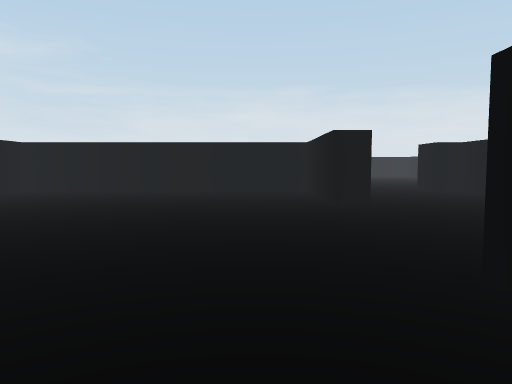
view 1 (above)

24 first-person views from a walk through a 3-D level made in the Unity game engine. The camera is 0.51 m above the floor, tilts 4° down and sees 70° across. The floor is counted in squares, 1 m on a side. Each view is taken from the middle of a square. On the plan, view 1 faces up. The plan holds only what a view shows up to about 9 squares ahead; the rest is blank. The place goes on beyond the plan. The player is left out.

view 2
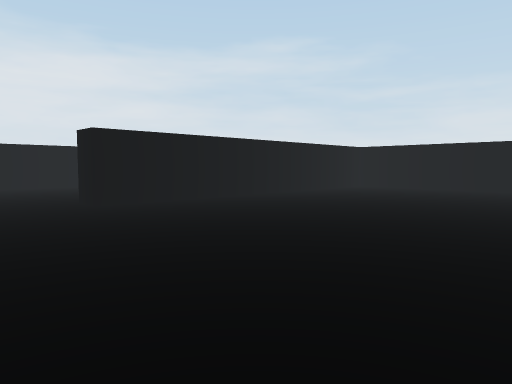

view 3
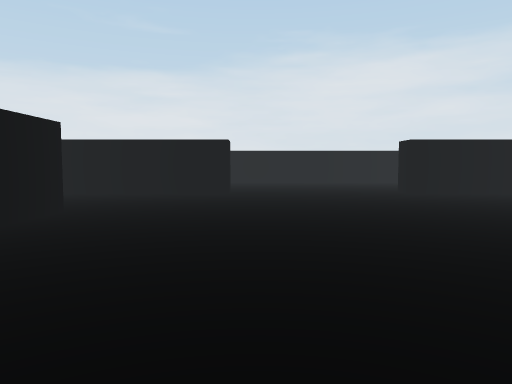

view 4
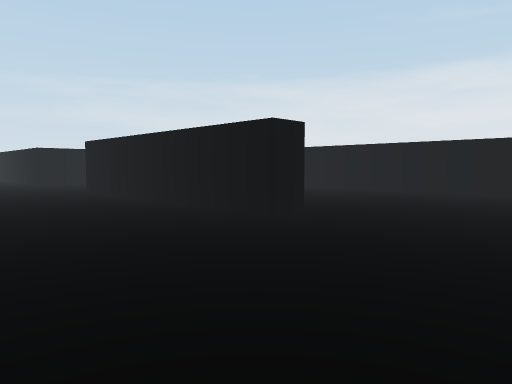

view 5
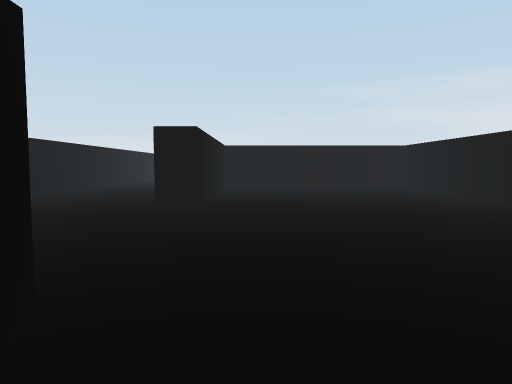

view 6
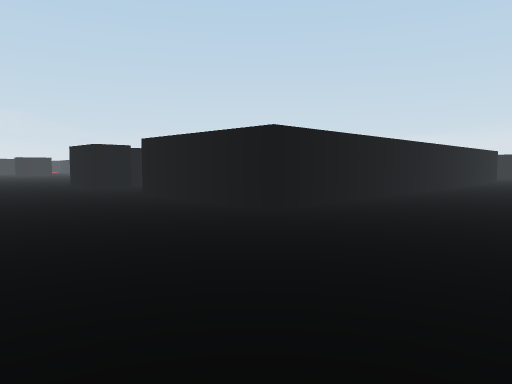

view 7
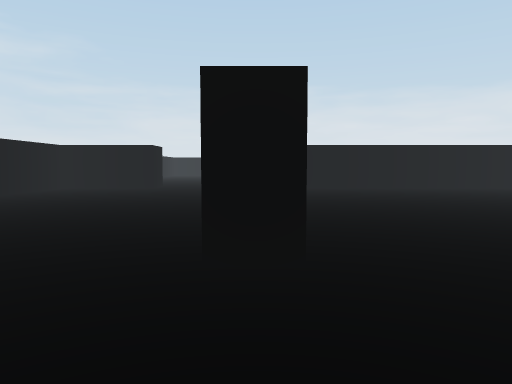

view 8
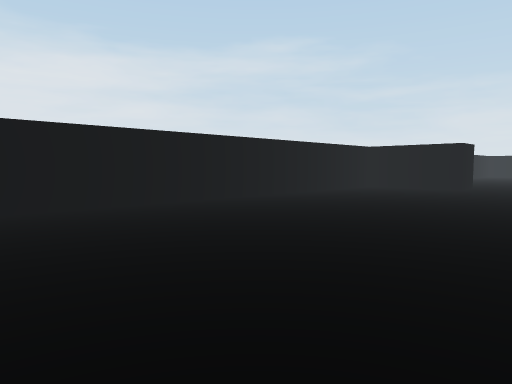

view 9
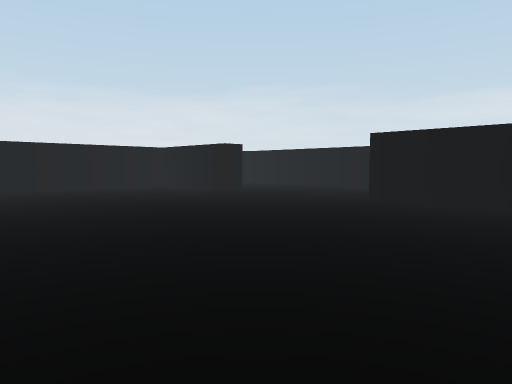

view 10
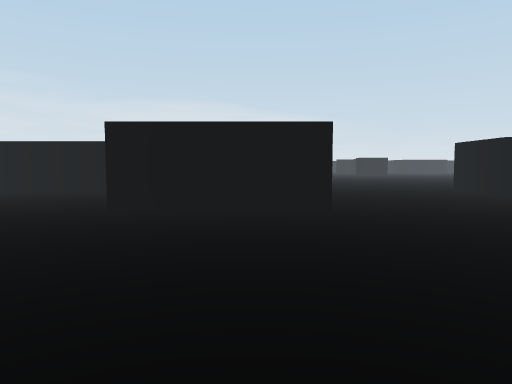

view 11
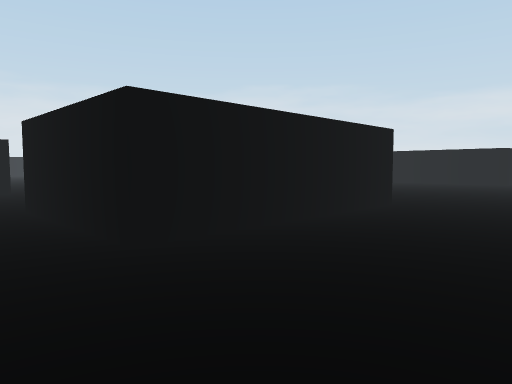

view 12
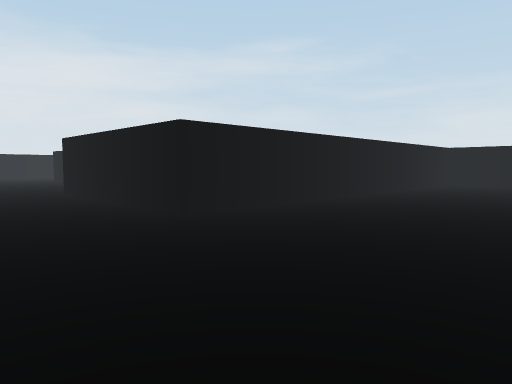

view 13
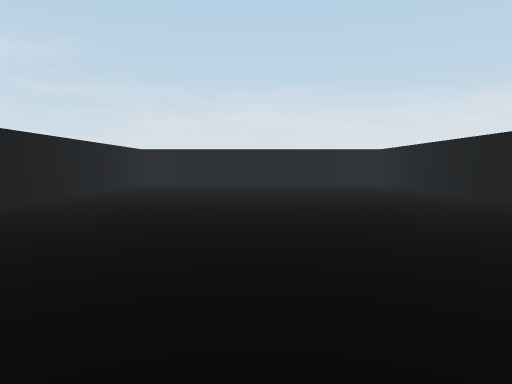

view 14
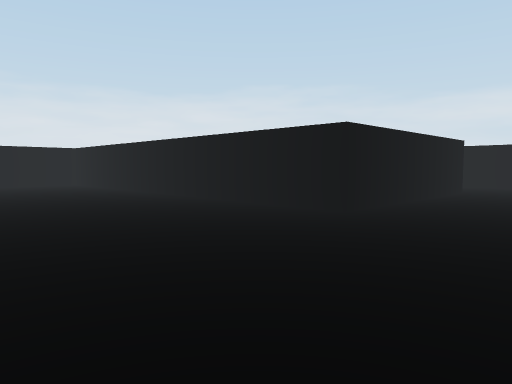

view 15
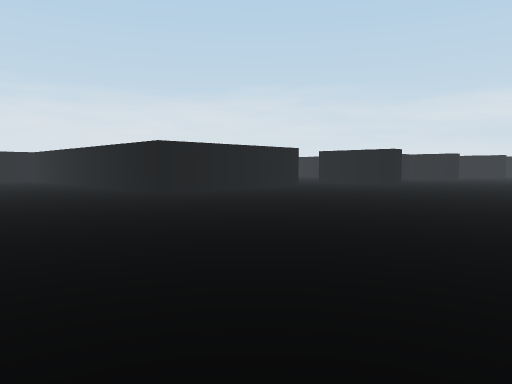

view 16
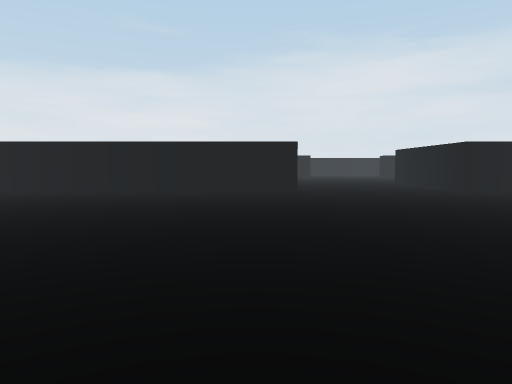

view 17
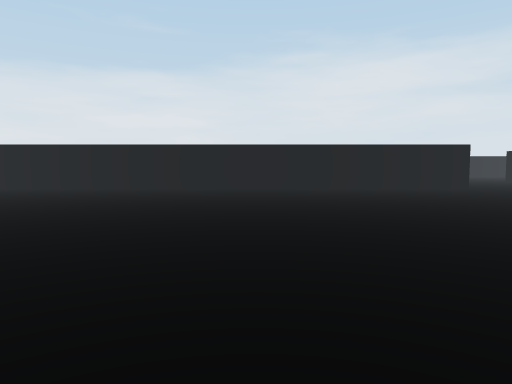

view 18
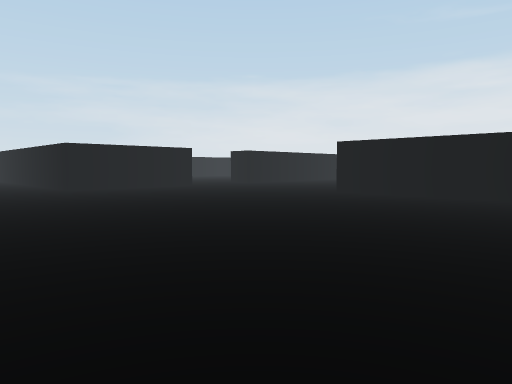

view 19
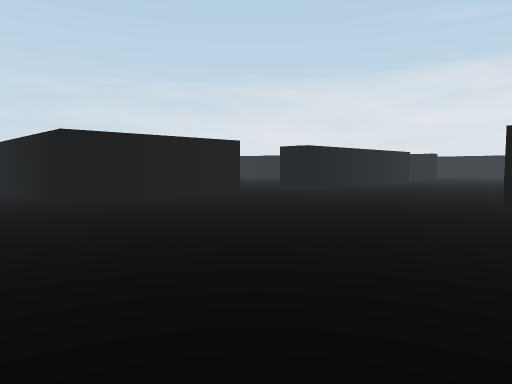

view 20
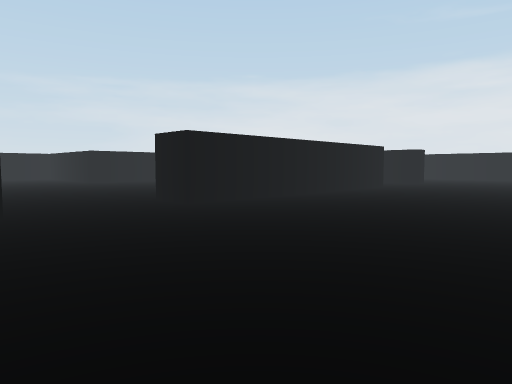

view 21
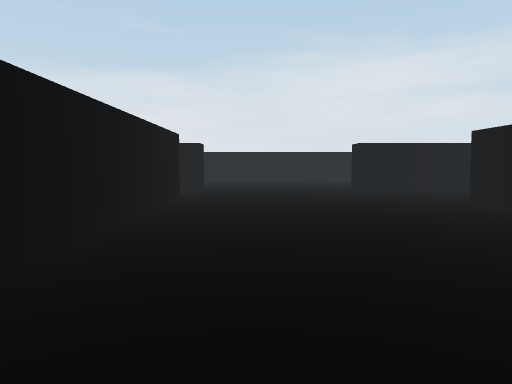

view 22
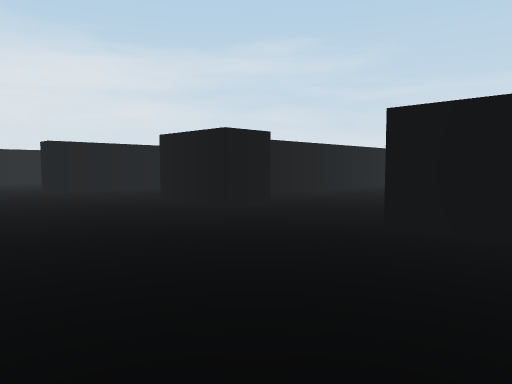

view 23
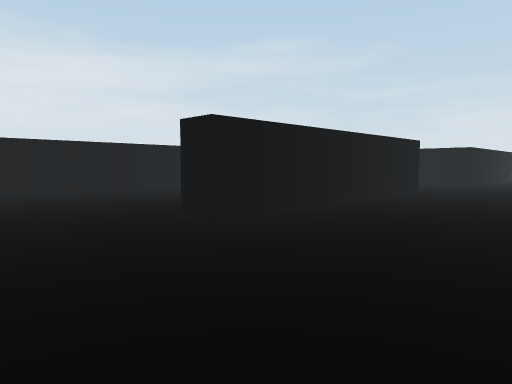

view 24
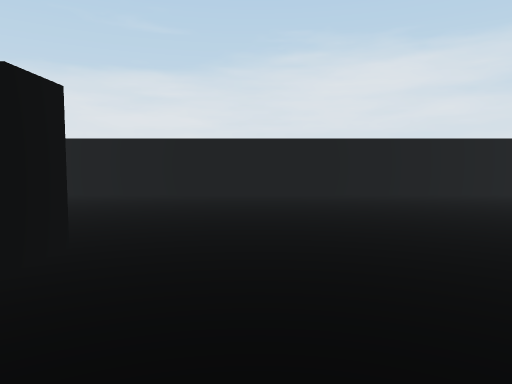

### Floor plan
Points are (right, up) in squares from view 1. A wall is a line through its corners. A room is listed if a view was taken in it or the views show most of it. See-through windows are left out.
Room 1 (views 1, 2, 4, 5, 6, 7, 8, 9, 10, 11)
walls: (1, -0.8) (1, 1.8); (-4.7, -10.8) (-4.7, -15.8); (-2.1, -11) (-2.1, -4.2) (1.1, -4.2); (1.6, 5) (1, 5) (1, 7.5) (-4.7, 7.5) (-4.7, 0.8) (-5.4, 0.8); (-7.4, 8.4) (-7.4, 7.5) (-9.5, 7.5) (-9.5, -6.7) (-5.3, -6.7) (-5.3, -2.5) (-4.7, -2.5) (-4.7, -7.6)
ways out: opening at (-3.5, -16) to room 2; opening at (1, -2.5) to room 2; opening at (-6.5, 8); opening at (2.5, 3.5)
Room 2 (views 3, 12, 13, 14, 15, 16, 17, 18, 19, 20, 21, 22, 23, 24)
walls: (3.1, -5.1) (3.1, -4.2) (4.7, -4.2) (4.7, -15.1); (2.5, -15) (1.5, -15); (-0.5, -14.1) (-0.5, -15) (-2.1, -15); (5.1, -19.2) (8.4, -19.2) (8.4, -21.5); (-4.7, -15.8) (-5.4, -15.8); (14.5, -0.8) (11.6, -0.8) (11.6, 6.2); (-2.8, -19.2) (3.1, -19.2) (3.1, -20.1); (-5.4, -19.2) (-4.7, -19.2) (-4.7, -19.6); (-9.5, -13) (-9.5, -21.4); (4.7, 6.6) (4.7, -0.8) (1, -0.8); (6.2, 7.5) (5.6, 7.5); (10.4, 7.5) (9.8, 7.5)
ways out: opening at (-3.5, -16) to room 1; opening at (1, -2.5) to room 1; opening at (0.5, -14.5); opening at (2.5, -5); opening at (4.5, -19.5)

Where each view was taken, in squares from view 1:
view 1: 0 up, 0 right, facing up
view 2: 1 down, 0 right, facing up-left
view 3: 2 down, 2 right, facing left
view 4: 0 up, 2 left, facing down-left
view 5: 2 up, 6 left, facing down
view 6: 1 down, 5 left, facing down-right
view 7: 1 down, 5 left, facing up
view 8: 1 down, 5 left, facing up-left
view 9: 1 down, 4 left, facing up-right
view 10: 0 up, 3 left, facing right
view 11: 3 down, 0 right, facing up-right
view 12: 3 down, 8 right, facing up-left
view 13: 3 down, 8 right, facing up
view 14: 3 down, 8 right, facing up-right
view 15: 7 down, 8 right, facing up-right
view 16: 5 down, 12 right, facing left
view 17: 9 down, 13 right, facing left
view 18: 11 down, 11 right, facing down-left
view 19: 14 down, 10 right, facing down-left
view 20: 15 down, 6 right, facing down-left
view 21: 18 down, 3 right, facing left
view 22: 18 down, 3 right, facing up-left
view 23: 18 down, 2 left, facing up-left
view 24: 18 down, 3 left, facing left
